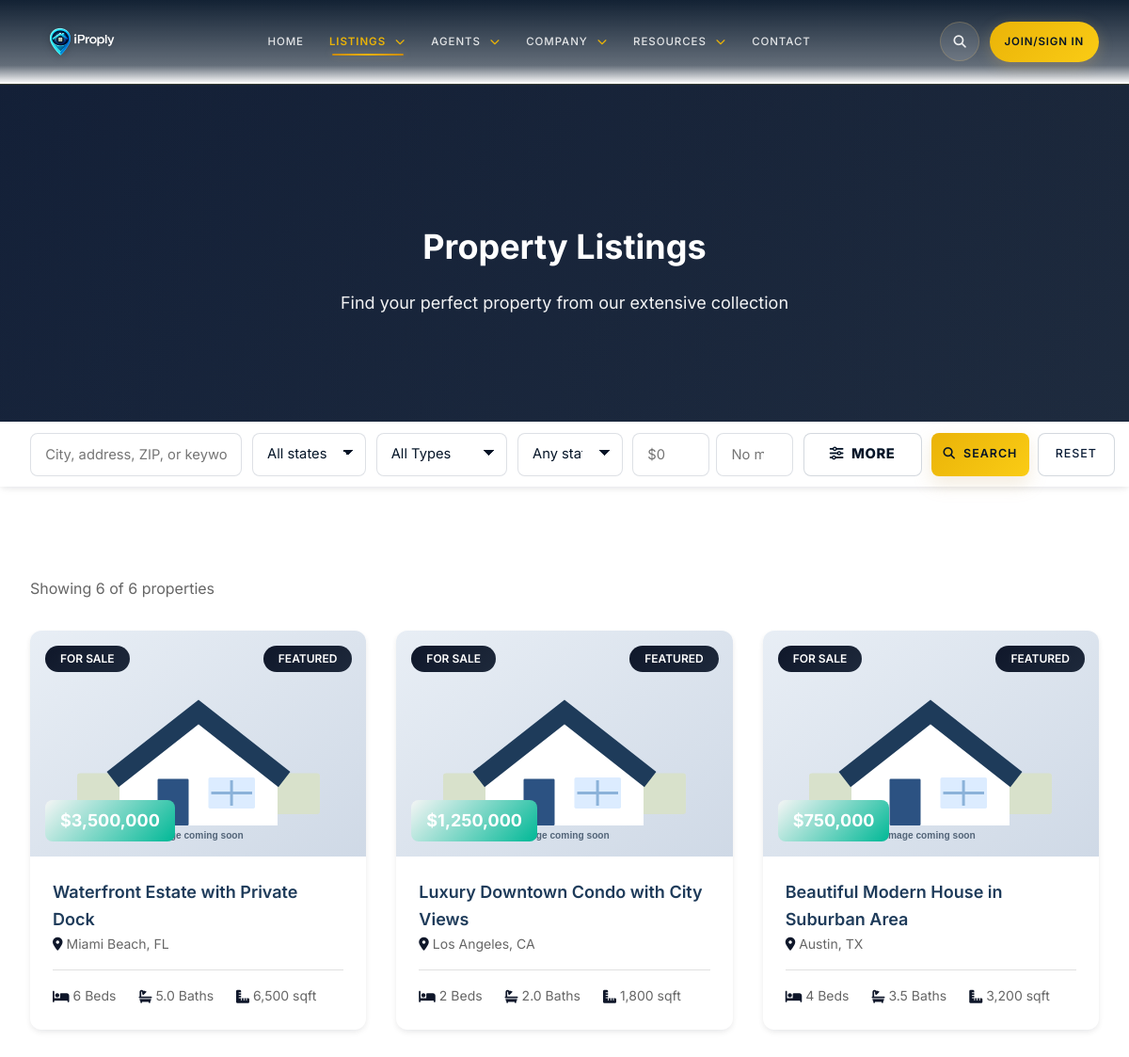
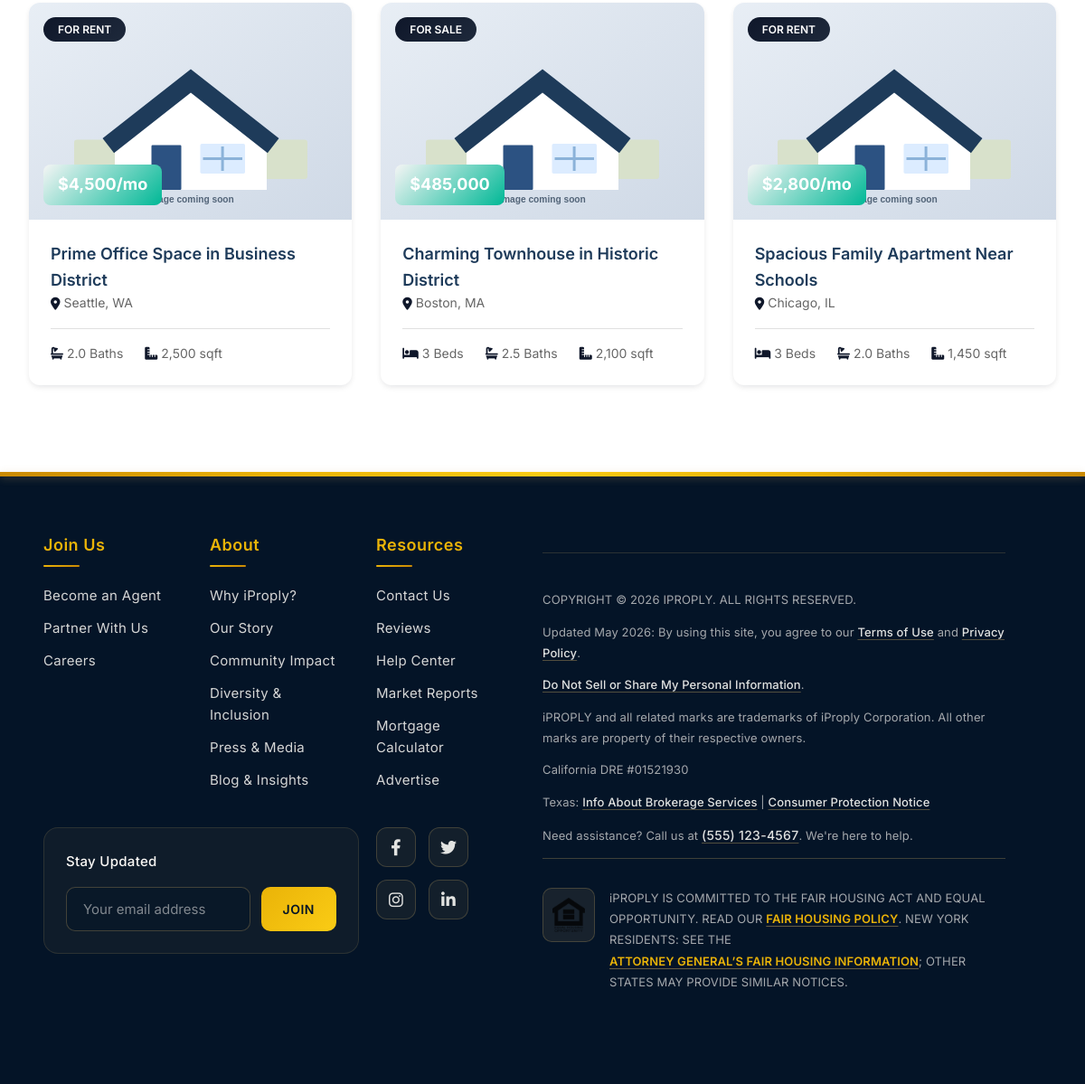
Screenshot of /listings.php with the database file from the repository (2 pictures, top to bottom).
### tables this page shows
CREATE TABLE properties (
    id INT AUTO_INCREMENT PRIMARY KEY,
    agent_id INT NOT NULL,
    category_id INT,
    property_type_id INT,
    title VARCHAR(255) NOT NULL,
    slug VARCHAR(255) NOT NULL UNIQUE,
    description LONGTEXT,
    short_description TEXT,
    price DECIMAL(15, 2) NOT NULL,
    price_type ENUM('fixed', 'negotiable', 'auction') DEFAULT 'fixed',
    status ENUM('sale', 'rent', 'sold', 'pending') DEFAULT 'sale',
    property_status ENUM('active', 'inactive', 'draft', 'pending', 'sold', 'rented') DEFAULT 'draft',
    bedrooms INT DEFAULT 0,
    bathrooms DECIMAL(3, 1) DEFAULT 0,
    area_sqft DECIMAL(10, 2) DEFAULT 0,
    lot_size DECIMAL(10, 2) DEFAULT 0,
    year_built INT,
    parking_spaces INT DEFAULT 0,
    garage_spaces INT DEFAULT 0,
    floors INT DEFAULT 1,
    address TEXT NOT NULL,
    city VARCHAR(100) NOT NULL,
    state VARCHAR(50) NOT NULL,
    zip_code VARCHAR(20) NOT NULL,
    country VARCHAR(50) DEFAULT 'USA',
    latitude DECIMAL(10, 8),
    longitude DECIMAL(11, 8),
    map_address TEXT,
    features LONGTEXT,
    amenities LONGTEXT,
    nearby_places LONGTEXT,
    virtual_tour_url VARCHAR(500),
    video_url VARCHAR(500),
    floor_plan VARCHAR(255),
    featured_image VARCHAR(255),
    is_featured TINYINT(1) DEFAULT 0,
    is_premium TINYINT(1) DEFAULT 0,
    view_count INT DEFAULT 0,
    inquiry_count INT DEFAULT 0,
    admin_notes TEXT,
    approved_by INT,
    approved_at DATETIME,
    expires_at DATE,
    created_at TIMESTAMP DEFAULT CURRENT_TIMESTAMP,
    updated_at TIMESTAMP DEFAULT CURRENT_TIMESTAMP ON UPDATE CURRENT_TIMESTAMP,
    FOREIGN KEY (agent_id) REFERENCES agents(id) ON DELETE CASCADE,
    FOREIGN KEY (category_id) REFERENCES categories(id) ON DELETE SET NULL,
    FOREIGN KEY (property_type_id) REFERENCES property_types(id) ON DELETE SET NULL,
    FOREIGN KEY (approved_by) REFERENCES admins(id) ON DELETE SET NULL,
    INDEX idx_price (price),
    INDEX idx_status (status),
    INDEX idx_city (city),
    INDEX idx_state (state),
    INDEX idx_property_status (property_status),
    INDEX idx_public_listing (property_status, is_featured, created_at),
    INDEX idx_agent_status (agent_id, property_status, created_at),
    INDEX idx_type_status (property_type_id, property_status, price),
    INDEX idx_category_status (category_id, property_status, price),
    INDEX idx_featured (is_featured),
    FULLTEXT INDEX idx_search (title, description, address, city)
);

CREATE TABLE pages (
    id INT AUTO_INCREMENT PRIMARY KEY,
    title VARCHAR(255) NOT NULL,
    slug VARCHAR(255) NOT NULL UNIQUE,
    content LONGTEXT NOT NULL,
    status ENUM('draft', 'published') DEFAULT 'draft',
    published_at DATETIME NULL,
    meta_title VARCHAR(255) NULL,
    meta_description TEXT NULL,
    meta_keywords TEXT NULL,
    show_in_footer TINYINT(1) NOT NULL DEFAULT 0,
    footer_section VARCHAR(50) NULL,
    footer_order INT NOT NULL DEFAULT 0,
    created_by INT NULL,
    updated_by INT NULL,
    created_at TIMESTAMP DEFAULT CURRENT_TIMESTAMP,
    updated_at TIMESTAMP DEFAULT CURRENT_TIMESTAMP ON UPDATE CURRENT_TIMESTAMP,
    FOREIGN KEY (created_by) REFERENCES admins(id) ON DELETE SET NULL,
    FOREIGN KEY (updated_by) REFERENCES admins(id) ON DELETE SET NULL
);

CREATE TABLE site_settings (
    id INT AUTO_INCREMENT PRIMARY KEY,
    site_name VARCHAR(255) NOT NULL DEFAULT 'iProply',
    site_tagline VARCHAR(500) DEFAULT 'Find Your Dream Home Today',
    site_email VARCHAR(255) DEFAULT 'info@iproply.com',
    site_phone VARCHAR(50) DEFAULT '(555) 123-4567',
    site_address TEXT,
    site_logo VARCHAR(255),
    smtp_host VARCHAR(255),
    smtp_port INT DEFAULT 587,
    smtp_username VARCHAR(255),
    smtp_password VARCHAR(255),
    smtp_encryption VARCHAR(20) DEFAULT 'tls',
    facebook_url VARCHAR(500),
    twitter_url VARCHAR(500),
    instagram_url VARCHAR(500),
    linkedin_url VARCHAR(500),
    meta_title VARCHAR(255),
    meta_description TEXT,
    meta_keywords TEXT,
    created_at TIMESTAMP DEFAULT CURRENT_TIMESTAMP,
    updated_at TIMESTAMP DEFAULT CURRENT_TIMESTAMP ON UPDATE CURRENT_TIMESTAMP
);

### listings.php (the view, shortened to what the rows shown need)
<?php
require_once 'config/config.php';
require_once 'includes/Database.php';
require_once 'includes/Property.php';
require_once 'includes/listing-filters.php';
$propertyModel = new Property();
$page    = isset($_GET['page']) ? max(1, (int) $_GET['page']) : 1;
$perPage = ITEMS_PER_PAGE;
$requestFilters = listing_filters_from_request($_GET);
$result = $propertyModel->searchListingsPaginated($requestFilters, $page, $perPage);
$properties               = $result['properties'];
include 'partials/header.php';
?>
<header class="page-header">
    <div class="container">
        <h1>Property Listings</h1>
    </div>
</header>
<section class="section">
    <div class="container">
        <?php if (empty($properties)): ?>
            <div class="empty-state">
                <i class="fas fa-home"></i>
                <h3>No properties found</h3>
                <p>Try clearing the map radius, widening your price band, or searching by state.</p>
            </div>
        <?php else: ?>
            <div class="property-grid">
                <?php foreach ($properties as $property): ?>
                    <div class="property-card">
                        <a href="property.php?slug=<?php echo sanitize($property['slug']); ?>" style="text-decoration: none; color: inherit;">
                            <div class="property-image">
                                <?php if (!empty($property['primary_image'])): ?>
                                    <img src="<?php echo property_image_url($property['primary_image']); ?>" alt="<?php echo sanitize($property['title']); ?>">
                                <?php else: ?>
                                    <img src="<?php echo property_image_url(''); ?>" alt="Property image coming soon">
                                <?php endif; ?>
                                <span class="property-badge badge-<?php echo sanitize($property['status']); ?>">
                                    For <?php echo ucfirst(sanitize($property['status'])); ?>
                                </span>
                                <?php if (!empty($property['is_featured'])): ?>
                                    <span class="property-badge badge-featured" style="left: auto; right: 15px;">Featured</span>
                                <?php endif; ?>
                                <div class="property-price">
                                    <?php echo format_price($property['price'], $property['status']); ?>
                                </div>
                            </div>
                            <div class="property-content">
                                <h3 class="property-title"><?php echo sanitize($property['title']); ?></h3>
                                <div class="property-location">
                                    <i class="fas fa-map-marker-alt"></i>
                                    <?php echo sanitize($property['city']) . ', ' . sanitize($property['state']); ?>
                                </div>
                                <div class="property-features">
                                    <?php if (!empty($property['bedrooms'])): ?>
                                        <div class="property-feature">
                                            <i class="fas fa-bed"></i>
                                            <span><?php echo intval($property['bedrooms']); ?> Beds</span>
                                        </div>
                                    <?php endif; ?>
                                    <?php if (!empty($property['bathrooms'])): ?>
                                        <div class="property-feature">
                                            <i class="fas fa-bath"></i>
                                            <span><?php echo htmlspecialchars((string) $property['bathrooms'], ENT_QUOTES, 'UTF-8'); ?> Baths</span>
                                        </div>
                                    <?php endif; ?>
                                    <?php if (!empty($property['area_sqft'])): ?>
                                        <div class="property-feature">
                                            <i class="fas fa-ruler-combined"></i>
                                            <span><?php echo number_format((int) $property['area_sqft']); ?> sqft</span>
                                        </div>
                                    <?php endif; ?>
                                </div>
                            </div>
                        </a>
                    </div>
                <?php endforeach; ?>
            </div>
        <?php endif; ?>
    </div>
</section>
<?php include 'partials/footer.php'; ?>

### partials/footer.php (shortened to what the rows shown need)
<?php
function format_phone_url($phone) {
    return preg_replace('/[^0-9]/', '', $phone);
}
$footerPages = [
    'join' => [],
    'about' => [],
    'resources' => [],
];
try {
    $pageModel = new Page();
    $footerPages['join'] = $pageModel->getFooterPages('join');
    $footerPages['about'] = $pageModel->getFooterPages('about');
    $footerPages['resources'] = $pageModel->getFooterPages('resources');
} catch (Exception $e) {
    $footerPages = [
        'join' => [],
        'about' => [],
        'resources' => [],
    ];
}
require_once __DIR__ . '/../includes/footer-routes.php';
?>
    </main>
    <div class="SiteFooter main-content">
        <div class="footerContent fluid-gutter row">
            <div class="flex flex-column col-12 col-md-4 col-lg-3 col-xl-2 linkSection links">
                <?php if (!empty($footerPages['join'])): ?>
                    <?php foreach ($footerPages['join'] as $p): ?>
                        <div class="LinkItem">
                            <a href="<?php echo sanitize(footer_resolve_url($p['slug'])); ?>"><?php echo sanitize($p['title']); ?></a>
                        </div>
                    <?php endforeach; ?>
                <?php endif; ?>
            </div>
            <div class="flex flex-column col-12 col-md-2 col-lg-2 linkSection links">
                <?php if (!empty($footerPages['about'])): ?>
                    <?php foreach ($footerPages['about'] as $p): ?>
                        <div class="LinkItem">
                            <a href="<?php echo sanitize(footer_resolve_url($p['slug'])); ?>"><?php echo sanitize($p['title']); ?></a>
                        </div>
                    <?php endforeach; ?>
                <?php endif; ?>
            </div>
            <div class="flex flex-column col-12 col-md-2 col-lg-2 linkSection links">
                <?php if (!empty($footerPages['resources'])): ?>
                    <?php foreach ($footerPages['resources'] as $p): ?>
                        <div class="LinkItem">
                            <a href="<?php echo sanitize(footer_resolve_url($p['slug'])); ?>"><?php echo sanitize($p['title']); ?></a>
                        </div>
                    <?php endforeach; ?>
                <?php endif; ?>
            </div>
            <div class="flex flex-column col-12 col-md-4 col-lg-5 col-xl-6">
                <div class="legal">
                    <p class="copyright">Copyright &copy; <?php echo date('Y'); ?> <?php echo sanitize($siteSettings['site_name'] ?? 'iProply'); ?>. All rights reserved.</p>
                    <p class="tos-eula">Updated <?php echo date('F Y'); ?>: By using this site, you agree to our <a href="<?php echo sanitize(footer_resolve_url('terms-of-use')); ?>" target="_blank" rel="noopener">Terms of Use</a> and <a href="<?php echo sanitize(footer_resolve_url('privacy-policy')); ?>" target="_blank" rel="noopener">Privacy Policy</a>.</p>
                    <p class="do-not-sell"><a href="<?php echo sanitize(footer_resolve_url('do-not-sell')); ?>" target="_blank" rel="noopener">Do Not Sell or Share My Personal Information</a>.</p>
                    <p class="trademark">iPROPLY and all related marks are trademarks of iProply Corporation. All other marks are property of their respective owners.</p>
                    <p class="ca-dre">California DRE #<?php echo sanitize($siteSettings['ca_dre'] ?? '01521930'); ?></p>
                    <p class="trec">Texas: <a href="<?php echo sanitize(footer_resolve_url('texas-ibs')); ?>" target="_blank" rel="noopener">Info About Brokerage Services</a> | <a href="https://www.trec.texas.gov/forms/consumer-protection-notice" target="_blank" rel="noopener">Consumer Protection Notice</a></p>
                    <p class="helpReading">Need assistance? Call us at <a class="phoneNumber" href="tel:<?php echo format_phone_url($siteSettings['site_phone'] ?? '1-844-759-7732'); ?>"><?php echo sanitize($siteSettings['site_phone'] ?? '1-844-IPROPLY'); ?></a>. We're here to help.</p>
                    <p class="fairHousingPolicyBold">
                        <span class="eho">
                        </span>
                        <span></span>
                    </p>
                </div>
            </div>
        </div>
    </div>
</body>
</html>

### rows the page displays
properties: status "SALE", is_featured "FEATURED", format_price($property['price'], $property['status']) "$3,500,000", title "Waterfront Estate with Private Dock", city "Miami Beach", state "FL", bedrooms "6", bathrooms "5.0", area_sqft "6,500"
properties: status "SALE", is_featured "FEATURED", format_price($property['price'], $property['status']) "$1,250,000", title "Luxury Downtown Condo with City Views", city "Los Angeles", state "CA", bedrooms "2", bathrooms "2.0", area_sqft "1,800"
properties: status "SALE", is_featured "FEATURED", format_price($property['price'], $property['status']) "$750,000", title "Beautiful Modern House in Suburban Area", city "Austin", state "TX", bedrooms "4", bathrooms "3.5", area_sqft "3,200"
properties: status "RENT", format_price($property['price'], $property['status']) "$4,500/mo", title "Prime Office Space in Business District", city "Seattle", state "WA", bathrooms "2.0", area_sqft "2,500"
properties: status "SALE", format_price($property['price'], $property['status']) "$485,000", title "Charming Townhouse in Historic District", city "Boston", state "MA", bedrooms "3", bathrooms "2.5", area_sqft "2,100"
properties: status "RENT", format_price($property['price'], $property['status']) "$2,800/mo", title "Spacious Family Apartment Near Schools", city "Chicago", state "IL", bedrooms "3", bathrooms "2.0", area_sqft "1,450"
pages: title "Become an Agent"
pages: title "Partner With Us"
pages: title "Careers"
pages: title "Why iProply?"
pages: title "Our Story"
pages: title "Community Impact"
pages: title "Diversity & Inclusion"
pages: title "Press & Media"
pages: title "Help Center"
pages: title "Market Reports"
pages: title "Mortgage Calculator"
pages: title "Advertise"
site_settings: site_name "IPROPLY", site_phone "(555) 123-4567"

### other values shown
count($properties) "6"
$totalProperties "6"
$siteSettings['ca_dre'] "01521930"
